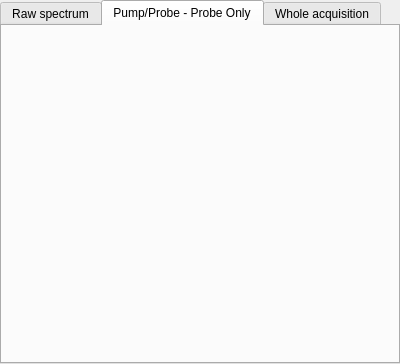
<?xml version="1.0" encoding="UTF-8"?>
<ui version="4.0">
 <class>TabWidget</class>
 <widget class="QTabWidget" name="TabWidget">
  <property name="geometry">
   <rect>
    <x>0</x>
    <y>0</y>
    <width>400</width>
    <height>364</height>
   </rect>
  </property>
  <property name="windowTitle">
   <string>TabWidget</string>
  </property>
  <property name="currentIndex">
   <number>1</number>
  </property>
  <widget class="QWidget" name="tab">
   <attribute name="title">
    <string>Raw spectrum</string>
   </attribute>
   <layout class="QVBoxLayout" name="verticalLayout">
    <item>
     <widget class="PlotWidget" name="rawPlot"/>
    </item>
    <item>
     <widget class="QGroupBox" name="groupBox">
      <property name="title">
       <string>GroupBox</string>
      </property>
      <layout class="QVBoxLayout" name="verticalLayout_2">
       <item>
        <layout class="QHBoxLayout" name="horizontalLayout">
         <item>
          <widget class="QPushButton" name="pushButton_2">
           <property name="text">
            <string>Relative intensity</string>
           </property>
           <property name="checkable">
            <bool>true</bool>
           </property>
           <property name="checked">
            <bool>true</bool>
           </property>
          </widget>
         </item>
         <item>
          <widget class="QPushButton" name="pushButton">
           <property name="enabled">
            <bool>false</bool>
           </property>
           <property name="text">
            <string>Relative optical density (not implemented)</string>
           </property>
          </widget>
         </item>
        </layout>
       </item>
       <item>
        <layout class="QHBoxLayout" name="horizontalLayout_2">
         <item>
          <widget class="QLabel" name="label">
           <property name="text">
            <string>Boxcar average over</string>
           </property>
          </widget>
         </item>
         <item>
          <widget class="QSpinBox" name="spinBox"/>
         </item>
         <item>
          <widget class="QLabel" name="label_2">
           <property name="text">
            <string>spectra</string>
           </property>
          </widget>
         </item>
         <item>
          <spacer name="horizontalSpacer">
           <property name="orientation">
            <enum>Qt::Horizontal</enum>
           </property>
           <property name="sizeHint" stdset="0">
            <size>
             <width>40</width>
             <height>20</height>
            </size>
           </property>
          </spacer>
         </item>
        </layout>
       </item>
      </layout>
     </widget>
    </item>
   </layout>
  </widget>
  <widget class="QWidget" name="tab">
   <attribute name="title">
    <string>Pump/Probe - Probe Only</string>
   </attribute>
   <layout class="QVBoxLayout" name="verticalLayout_4"/>
  </widget>
  <widget class="QWidget" name="tab_2">
   <attribute name="title">
    <string>Whole acquisition</string>
   </attribute>
   <layout class="QVBoxLayout" name="verticalLayout_5">
    <item>
     <widget class="ImageView" name="wholePlot"/>
    </item>
   </layout>
  </widget>
 </widget>
 <customwidgets>
  <customwidget>
   <class>PlotWidget</class>
   <extends>QGraphicsView</extends>
   <header>pyqtgraph</header>
  </customwidget>
  <customwidget>
   <class>ImageView</class>
   <extends>QGraphicsView</extends>
   <header>pyqtgraph</header>
  </customwidget>
 </customwidgets>
 <resources/>
 <connections/>
</ui>
